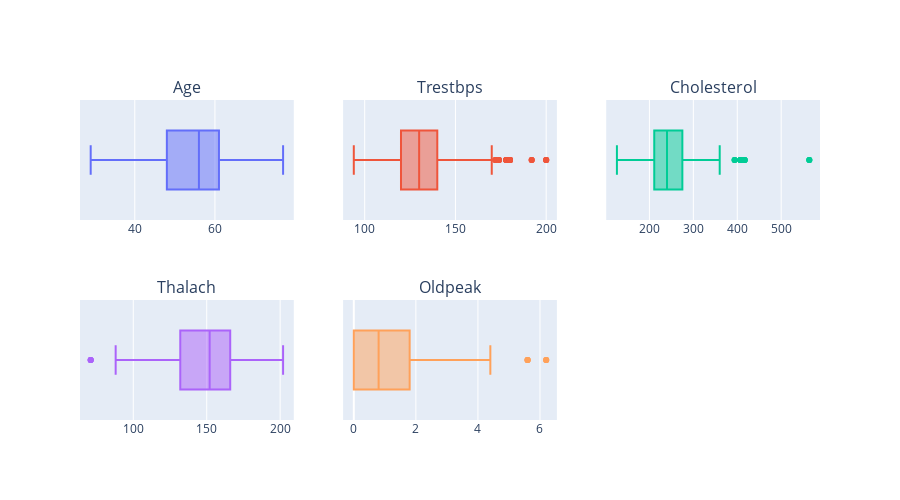

Notebook code cell kept with this figure:
### Code cell
# Box plot to show outliers for continuos data
# Set up the subplots grid
fig = make_subplots(rows=2, cols=3,
                    # Set the subplot titles
                    subplot_titles=['Age', 'Trestbps', 'Cholesterol','Thalach','Oldpeak'])
#create boxplot visualization of numeric columns
fig.add_trace(go.Box(x=df.age, name='', showlegend=False), row=1, col=1)
fig.add_trace(go.Box(x=df.trestbps, name='', showlegend=False), row=1, col=2)
fig.add_trace(go.Box(x=df.chol, name='', showlegend=False), row=1, col=3)
fig.add_trace(go.Box(x=df.thalach, name='', showlegend=False), row=2, col=1)
fig.add_trace(go.Box(x=df.oldpeak, name='', showlegend=False), row=2, col=2)

fig.update_layout(height=500, width=900)
fig.show()

### Figure 1 — Plotly figure (JSON) as saved in the notebook; plotly's stock layout.template omitted (floating-point values rounded to 4 significant figures; data arrays with more than 128 entries replaced by an {"elided": "..."} marker saying what was removed)
{"data": [{"name": "", "showlegend": false, "type": "box", "x": {"elided": "1025 int values"}, "xaxis": "x", "yaxis": "y"}, {"name": "", "showlegend": false, "type": "box", "x": {"elided": "1025 int values"}, "xaxis": "x2", "yaxis": "y2"}, {"name": "", "showlegend": false, "type": "box", "x": {"elided": "1025 int values"}, "xaxis": "x3", "yaxis": "y3"}, {"name": "", "showlegend": false, "type": "box", "x": {"elided": "1025 int values"}, "xaxis": "x4", "yaxis": "y4"}, {"name": "", "showlegend": false, "type": "box", "x": {"elided": "1025 float values"}, "xaxis": "x5", "yaxis": "y5"}], "layout": {"annotations": [{"font": {"size": 16}, "showarrow": false, "text": "Age", "x": 0.1444, "xanchor": "center", "xref": "paper", "y": 1, "yanchor": "bottom", "yref": "paper"}, {"font": {"size": 16}, "showarrow": false, "text": "Trestbps", "x": 0.5, "xanchor": "center", "xref": "paper", "y": 1, "yanchor": "bottom", "yref": "paper"}, {"font": {"size": 16}, "showarrow": false, "text": "Cholesterol", "x": 0.8556, "xanchor": "center", "xref": "paper", "y": 1, "yanchor": "bottom", "yref": "paper"}, {"font": {"size": 16}, "showarrow": false, "text": "Thalach", "x": 0.1444, "xanchor": "center", "xref": "paper", "y": 0.375, "yanchor": "bottom", "yref": "paper"}, {"font": {"size": 16}, "showarrow": false, "text": "Oldpeak", "x": 0.5, "xanchor": "center", "xref": "paper", "y": 0.375, "yanchor": "bottom", "yref": "paper"}], "height": 500, "width": 900, "xaxis": {"anchor": "y", "domain": [0, 0.2889]}, "xaxis2": {"anchor": "y2", "domain": [0.3556, 0.6444]}, "xaxis3": {"anchor": "y3", "domain": [0.7111, 1]}, "xaxis4": {"anchor": "y4", "domain": [0, 0.2889]}, "xaxis5": {"anchor": "y5", "domain": [0.3556, 0.6444]}, "xaxis6": {"anchor": "y6", "domain": [0.7111, 1]}, "yaxis": {"anchor": "x", "domain": [0.625, 1]}, "yaxis2": {"anchor": "x2", "domain": [0.625, 1]}, "yaxis3": {"anchor": "x3", "domain": [0.625, 1]}, "yaxis4": {"anchor": "x4", "domain": [0, 0.375]}, "yaxis5": {"anchor": "x5", "domain": [0, 0.375]}, "yaxis6": {"anchor": "x6", "domain": [0, 0.375]}}}
